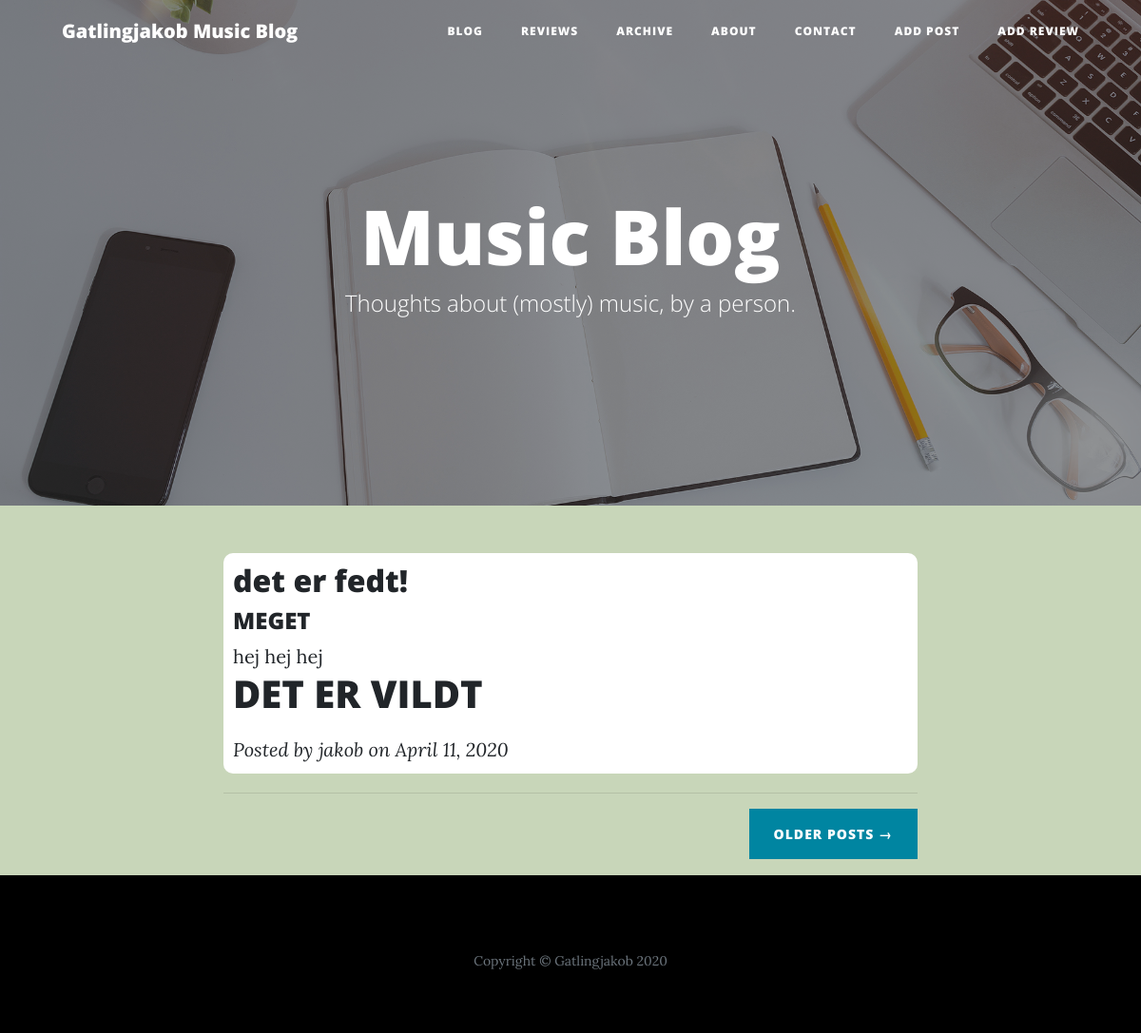
Before: / with the older database file.
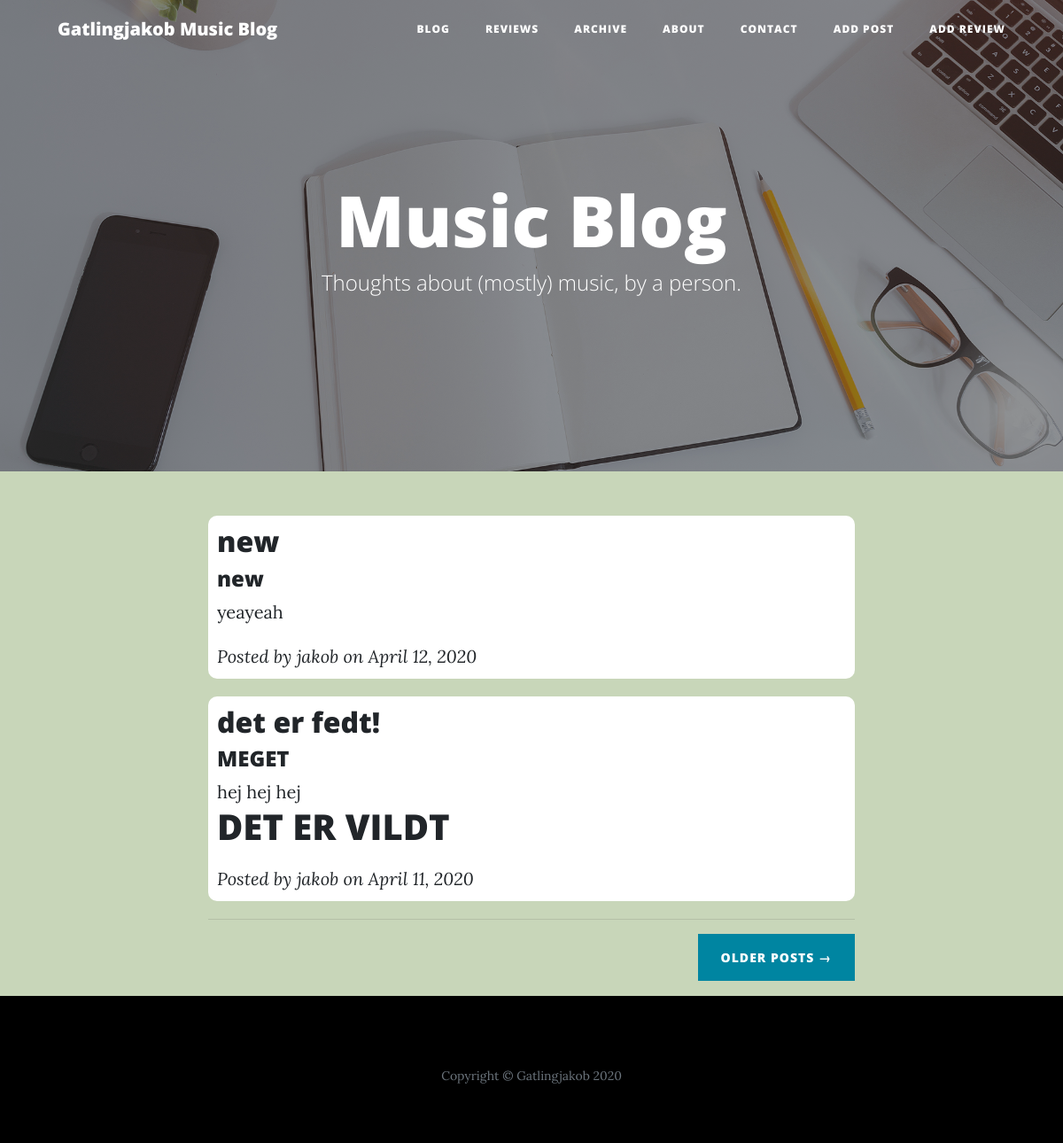
After: the same page with the newer database file.
### manage.py (models this page shows)
class Blogpost(db.Model):
    id = db.Column(db.Integer, primary_key=True)
    title = db.Column(db.String(200))
    subtitle = db.Column(db.String(200))
    author = db.Column(db.String(50))
    date_posted = db.Column(db.DateTime)
    content = db.Column(db.Text)

### app.py (the view)
@app.route('/')
def index():
    posts = Blogpost.query.order_by(Blogpost.date_posted.desc()).all()
    return render_template('index.html', posts=posts)

### templates/index.html (shortened to what this page needs)
{% extends "base.html" %}
{% block head %}
    {{ super() }}
{% endblock %}
{% block content %}
<header class="masthead" style="background-image: url(' {{ url_for('static', filename='home-bg.jpg') }} ' )">
    <div class="overlay"></div>
    <div class="container">
      <div class="row">
        <div class="col-lg-8 col-md-10 mx-auto">
          <div class="site-heading">
            <h1>Music Blog</h1>
            <span class="subheading">Thoughts about (mostly) music, by a person.</span>
          </div>
        </div>
      </div>
    </div>
  </header>
  <div class="container">
    <div class="row">
      <div class="col-lg-8 col-md-10 mx-auto">
        {% for post in posts %}
        <div class="blogpost-preview">
          <a href="{{ url_for('post', post_id=post.id) }}">
            <h2 class="blogpost-title">
              {{ post.title }}
            </h2>
            <h4 class="post-subtitle">
              {{ post.subtitle }}
            </h4>
          </a>
          {{post.content | safe}}
          <p class="blogpost-author-date">Posted by {{ post.author }} on {{ post.date_posted.strftime('%B %d, %Y') }}</p>
        </div>
        {% endfor %}
        <hr>
        <div class="clearfix">
          <a class="btn btn-primary float-right older-posts-button" href="#">Older Posts &rarr;</a>
        </div>
      </div>
    </div>
  </div>
{% endblock %}

Changed rows visible on the page:
added Blogpost: title "new", subtitle "new", content "yeayeah", author "jakob", date_posted "April 12, 2020"
